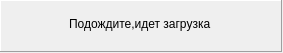
<?xml version="1.0" encoding="UTF-8"?>
<ui version="4.0">
 <class>Loading</class>
 <widget class="QWidget" name="Loading">
  <property name="geometry">
   <rect>
    <x>0</x>
    <y>0</y>
    <width>283</width>
    <height>53</height>
   </rect>
  </property>
  <property name="windowTitle">
   <string>Form</string>
  </property>
  <widget class="QLabel" name="label">
   <property name="geometry">
    <rect>
     <x>10</x>
     <y>0</y>
     <width>41</width>
     <height>51</height>
    </rect>
   </property>
   <property name="text">
    <string>&lt;center&gt;&lt;img height=40 src=:/res/Loader.png&gt;</string>
   </property>
  </widget>
  <widget class="QLabel" name="label_2">
   <property name="geometry">
    <rect>
     <x>69</x>
     <y>14</y>
     <width>221</width>
     <height>20</height>
    </rect>
   </property>
   <property name="text">
    <string>Подождите,идет загрузка</string>
   </property>
  </widget>
  <widget class="QFrame" name="frame">
   <property name="geometry">
    <rect>
     <x>0</x>
     <y>0</y>
     <width>282</width>
     <height>52</height>
    </rect>
   </property>
   <property name="frameShape">
    <enum>QFrame::Panel</enum>
   </property>
   <property name="frameShadow">
    <enum>QFrame::Raised</enum>
   </property>
  </widget>
  <zorder>frame</zorder>
  <zorder>label_2</zorder>
  <zorder>label</zorder>
 </widget>
 <resources/>
 <connections/>
</ui>
